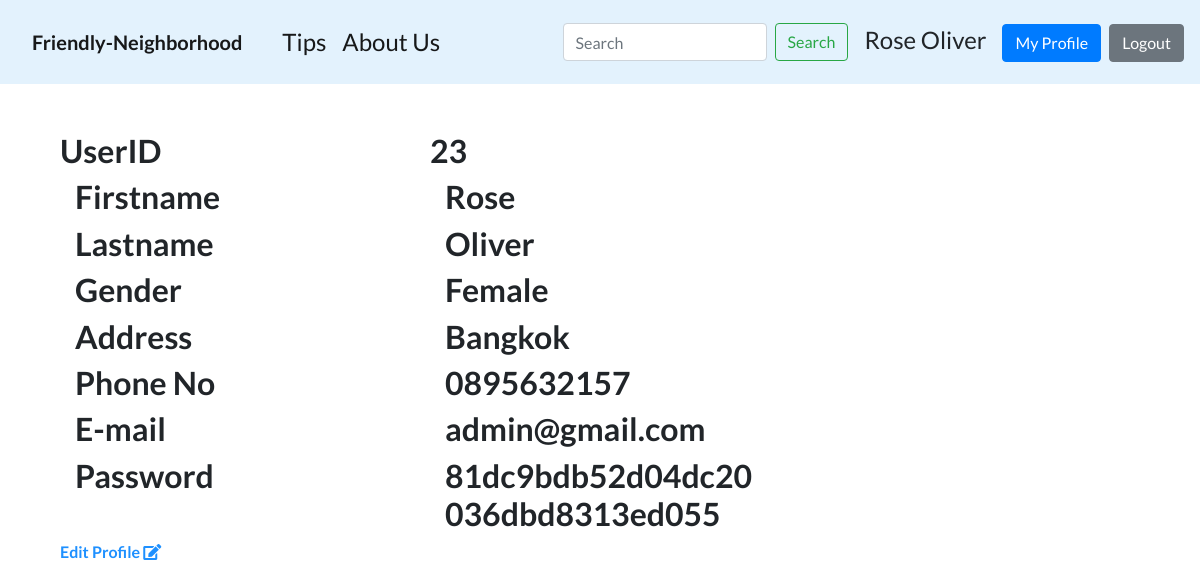
Page /profile.php (signed in) on the committed database.
### tables this page shows
CREATE TABLE `user` (
  `UserID` int(11) NOT NULL,
  `Email` varchar(50) NOT NULL,
  `Password` varchar(255) NOT NULL,
  `UserType` varchar(10) NOT NULL,
  `FirstName` varchar(50) NOT NULL,
  `LastName` varchar(50) NOT NULL,
  `Gender` varchar(10) NOT NULL,
  `Address` varchar(250) NOT NULL,
  `PhoneNo` varchar(15) NOT NULL
);

### profile.php (the view, shortened to what this page needs)
<?php session_start(); require_once('connect.php');
$id = $_SESSION['uid'];
    $q = "SELECT * FROM user WHERE UserID = '$id'";
    $result = $mysqli->query($q);
    $row = $result->fetch_array();
?>
<!DOCTYPE html>
<html lang="en">
<head>
    <head>
    <link href="vendor/bootstrap/css/bootstrap.min.css" rel="stylesheet">
    <link href="vendor/fontawesome-free/css/all.min.css" rel="stylesheet">
    <link href="vendor/simple-line-icons/css/simple-line-icons.css" rel="stylesheet" type="text/css">
    <link href="css/landing-page.min.css" rel="stylesheet">
    </head>
</head>
<body data-new-gr-c-s-check-loaded="14.1036.0" data-gr-ext-installed="">
    <nav class="navbar navbar-expand-lg navbar-light py-3" style="background-color: #e3f2fd; font-size:x-large;">
        <a class="navbar-brand px-3" style="font-weight:bolder;" href="home.php">Friendly-Neighborhood</a>
        <div class="collapse navbar-collapse" id="navbarTogglerDemo02">
            <ul class="navbar-nav mr-auto mt-2 mt-lg-0">
                <li class="nav-item active">
                    <a class="nav-link" href="tips.php">Tips</a>
                </li>
                <li class="nav-item active">
                    <a class="nav-link" href="aboutus.php">About Us</a>
                </li>
            </ul>
            <form class="form-inline my-2 my-lg-0 mx-3">
                <form class="form-inline my-2 my-lg-0">
                    <input class="form-control mr-sm-2" type="search" placeholder="Search" />
                    <button class="btn btn-outline-success my-2 my-sm-0" type="submit">Search</button>
                </form>
                <div class="float-right">
                    <?php
                    if ($_SESSION["login"] == "start") {
                        echo '<a class="btn btn-primary mr-2" href="login.php">Login</a>';
                        echo '<a class="btn btn-secondary" href="signup.php">Sign Up</a>';
                    }
                    else {
                        echo '<a>'.$row[4]." ".$row[5].'</a>';
                        echo '<a class="btn btn-primary mr-2 ml-3" href="userprofile.php">My Profile</a>';
                        echo '<a class="btn btn-secondary" href="logout.php">Logout</a>';
                    }
                    ?>
                </div>
            </form>
        </div>
    </nav>
    <div class="py-5" style="">
        <div class="container">
            <div class="col-md-8" style="">
                <div class="row">
                    <div class="col-md-12">
                        <div class="row">
                            <div class="col-md-6">
                                <h2 class="">UserID</h2>
                            </div>
                            <div class="col-md-6">
                                <h2 class=""><?php echo $row['UserID']; ?></h2>
                            </div>
                        </div>
                    </div>
                </div>
                <div class="row">
                    <div class="col-md-6">
                        <div class="col-md-12" style="">
                            <h2 class="">Firstname</h2>
                        </div>
                    </div>
                    <div class="col-md-6">
                        <div class="col-md-12">
                            <h2 class=""><?php echo $row['FirstName']; ?></h2>
                        </div>
                    </div>
                </div>
                <div class="row">
                    <div class="col-md-6">
                        <div class="col-md-12">
                            <h2 class="">Lastname</h2>
                        </div>
                    </div>
                    <div class="col-md-6">
                        <div class="col-md-12">
                            <h2 class=""><?php echo $row['LastName']; ?></h2>
                        </div>
                    </div>
                </div>
                <div class="row">
                    <div class="col-md-6">
                        <div class="col-md-12">
                            <h2 class="">Gender</h2>
                        </div>
                    </div>
                    <div class="col-md-6">
                        <div class="col-md-12">
                            <h2 class=""><?php echo $row['Gender']; ?></h2>
                        </div>
                    </div>
                </div>
                <div class="row">
                    <div class="col-md-6">
                        <div class="col-md-12">
                            <h2 class="">Address</h2>
                        </div>
                    </div>
                    <div class="col-md-6">
                        <div class="col-md-12">
                            <h2 class=""><?php echo $row['Address']; ?></h2>
                        </div>
                    </div>
                </div>
                <div class="row">
                    <div class="col-md-6">
                        <div class="col-md-12">
                            <h2 class="">Phone No</h2>
                        </div>
                    </div>
                    <div class="col-md-6">
                        <div class="col-md-12">
                            <h2 class=""><?php echo $row['PhoneNo']; ?></h2>
                        </div>
                    </div>
                </div>
                <div class="row">
                    <div class="col-md-6">
                        <div class="col-md-12">
                            <h2 class="">E-mail</h2>
                        </div>
                    </div>
                    <div class="col-md-6">
                        <div class="col-md-12">
                            <h2 class=""><?php echo $row['Email']; ?></h2>
                        </div>
                    </div>
                </div>
                <div class="row">
                    <div class="col-md-6">
                        <div class="col-md-12">
                            <h2 class="">Password</h2>
                        </div>
                    </div>
                    <div class="col-md-6" style="">
                        <div class="col-md-12">
                            <h2 class="" contenteditable="true"><?php echo $row['Password']; ?></h2>
                        </div>
                    </div>
                <div class="col-md-6">
                    <a href="">
                        <h6 id="edit" style="color: DodgerBlue;"> Edit Profile <i class="fa fa-edit" style="color: DodgerBlue;"></i>
                        </h6>
                    </a>
                </div>
            </div>
        </div>
    </div>
</body>
</html>

### rows in the picture
user: FirstName "Rose", LastName "Oliver", UserID "23", Gender "Female", Address "Bangkok", PhoneNo "0895632157", Email "admin@gmail.com", Password "81dc9bdb52d04dc20036dbd8313ed055"
